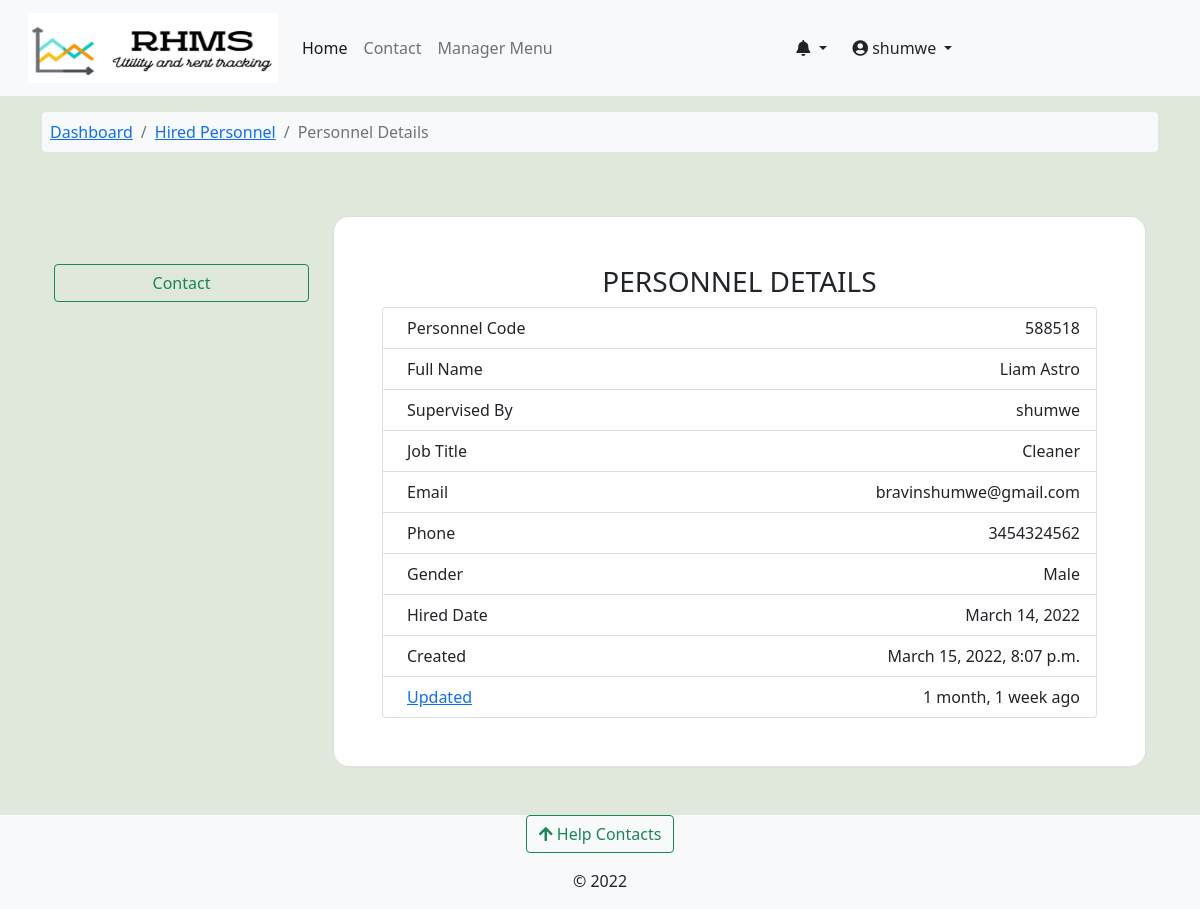
/work_order/hired_personnel_details/niagra-bumnsd-sd-djks/588518/ (signed in), run on the app's committed database.
### accounts/models.py (models this page shows, shortened)
class User(AbstractUser):
    avatar = models.ImageField(upload_to=get_avatar_path, default='no-avatar.png')
    is_verified = models.BooleanField(default=False)
    is_tenant = models.BooleanField(default=False)
    is_manager = models.BooleanField(default=False)

class Managers(models.Model):
    VER_STATUS = [
    ('rv', 'Revoked'),
    ('pv', 'Pending Approval'),
    ('ap', 'Approved'),
    ]
    ID_WARNING = 'Must be a valid ID!'
    associated_account = models.OneToOneField(User, on_delete=models.CASCADE)
    fullname = models.CharField(max_length=100, null=True, blank=True)
    id_back = models.ImageField(upload_to=get_user_docs_path, help_text=ID_WARNING)
    id_front = models.ImageField(upload_to=get_user_docs_path, help_text=ID_WARNING)
    added_by = models.ForeignKey(User, on_delete=models.DO_NOTHING, related_name='added_by')
    active_phone_number = PhoneNumberField()
    whatsapp_number = models.CharField(max_length=14)
    status = models.CharField(max_length=3, choices=VER_STATUS, default='pv')
    created = models.DateTimeField(default=datetime.now)
    updated = models.DateTimeField(auto_now=True)
    def __str__(self):
        return f"{self.associated_account.username}"
    class Meta:
        verbose_name_plural = 'Managers'

### work_order/models.py (models this page shows, shortened)
class HiredPersonnel(models.Model):
    GENDER_CHOICES = [
        ('male', 'Male'),
        ('female', 'Female'),
    ]
    associated_account = models.OneToOneField(User, on_delete=models.CASCADE, null=True, blank=True)
    personnel_manager = models.ForeignKey(Managers, on_delete=models.CASCADE)
    personnel_code = models.CharField(max_length=9, unique=True, null=True, blank=True)
    full_name = models.CharField(max_length=100)
    job_title = models.CharField(max_length=55)
    personnel_email = models.EmailField(max_length=155)
    phone_number = models.CharField(max_length=15)
    id_number = models.CharField(max_length=15)
    gender = models.CharField(max_length=10, choices=GENDER_CHOICES)
    building = models.ForeignKey(Building, on_delete=models.CASCADE)
    hired_date = models.DateField()
    is_active = models.BooleanField(default=True)
    created = models.DateTimeField(default=datetime.now)
    updated = models.DateTimeField(auto_now=True)

### work_order/views.py (the view)
# urls.py: path('hired_personnel_details/<slug:building_slug>/<slug:p_code>/', views.hired_personnel_details, name='hired_personnel_details'),
def hired_personnel_details(request, building_slug, p_code):
    building = Building.objects.get(slug=building_slug)
    personnel = HiredPersonnel.objects.get(building=building, personnel_code=p_code)
    if request.method == 'POST':
        p_contact = PersonnelContactForm(request.POST)
        if p_contact.is_valid():
            p_contact.instance.personnel = personnel
            p_contact.save()
            contact = p_contact.instance
            subject = contact.subject
            template = 'work_order/email/contact_email.html'
            html_message = render_to_string(template,
                                            {'contact':contact,})
            from_email = DEFAULT_FROM_EMAIL
            to_email = contact.personnel.personnel_email
            message = EmailMessage(subject, html_message, from_email, [to_email])
            message.content_subtype = 'html'
            message.send()
            messages.success(request, 'Email sent successfully')
            return HttpResponseRedirect("")
    else:
        p_contact = PersonnelContactForm()
    context = {'building':building,'personnel':personnel,'p_contact':p_contact}
    return render(request, 'work_order/hired_personel_details.html', context)

### accounts/context_processors.py (called while the page is built)
def get_notifications(request):
    user = request.user
    if user.is_authenticated:
        notifications = UserNotifications.objects.filter(
            user_id=user).order_by('-created')[:7]
        return dict(notifications=notifications)
    else:
        return {'false': False}

### complaints/context_processors.py (called while the page is built)
def get_contacts(request):
    user = request.user
    if user.is_authenticated:
        if user.is_tenant:
            tenant = Tenants.objects.get(associated_account=user)
            building = Building.objects.get(id=tenant.rented_unit.building_id)
            contacts = HelpContacts.objects.filter(associated_building=building)
            return dict(contacts=contacts)
        elif user.is_manager:
            contacts = HelpContacts.objects.all()
            return dict(contacts=contacts)
        else:
            contacts = HelpContacts.objects.filter(make_publicly_available=True)
            return dict(contacts=contacts)
    else:
        contacts = HelpContacts.objects.filter(make_publicly_available=True)
        return dict(contacts=contacts)

### rental_property/context_processors.py (called while the page is built)
def my_managed_buildings(request):
    user_instance = request.user
    if user_instance.is_authenticated:
        manager_instance = Managers.objects.filter(associated_account=user_instance)[:1]
        managed_buildings = Building.objects.filter(manager=manager_instance)
        return dict(managed_buildings=managed_buildings)
    else:
        return {'False': False,}

### work_order/templates/work_order/hired_personel_details.html (shortened to what this page needs)
{% extends 'base.html' %}
{% load crispy_forms_tags %}
{% load humanize %}
{% block content %}
<nav class="container mt-3">
  <ol class="breadcrumb bg-light p-2 rounded-2">
      <li class="breadcrumb-item "><a href="{% url 'building-dashboard' building.slug %}">Dashboard</a></li>
      <li class="breadcrumb-item"><a href="{% url 'hired_personnel' building.slug %}"> Hired Personnel </a></li>
      <li class="breadcrumb-item active"> Personnel Details </li>
  </ol>
</nav>
<section class="mb-5 mt-5" style="background-color: #dfe8da;">
    <div class="container">
      <div class="row d-flex justify-content-center align-items-center h-100">
        <div class="row">
            <div class="col-sm-3">
              <div class="mt-5 mb-2 d-grid gap-2">
                <a data-bs-toggle="modal" data-bs-target="#contactBackdrop" class="btn btn-outline-success" type="button">Contact</a>
              </div>
            </div>
        <div class="col-sm-9">
          <div class="card shadow-2-strong" style="border-radius: 1rem;">
            <div class="card-body p-5">
                <h3 class="text-uppercase text-center"> Personnel Details </h3>
                <ul class="list-group">
                    <li class="list-group-item d-flex justify-content-between align-items-start">
                        <div class="ms-2 me-auto">Personnel Code</div>
                        <span>{{personnel.personnel_code}}</span>
                      </li>
                    <li class="list-group-item d-flex justify-content-between align-items-start">
                      <div class="ms-2 me-auto">
                        Full Name
                      </div>
                      <span> {{personnel.full_name}} </span>
                    </li>
                    <li class="list-group-item d-flex justify-content-between align-items-start">
                      <div class="ms-2 me-auto">Supervised By</div>
                      <span>{{personnel.personnel_manager}}</span>
                    </li>
                    <li class="list-group-item d-flex justify-content-between align-items-start">
                        <div class="ms-2 me-auto">Job Title</div>
                        <span>{{personnel.job_title}}</span>
                      </li>
                    <li class="list-group-item d-flex justify-content-between align-items-start">
                      <div class="ms-2 me-auto">Email</div>
                      <span> {{personnel.personnel_email}}</span>
                    </li>
                    <li class="list-group-item d-flex justify-content-between align-items-start">
                        <div class="ms-2 me-auto">Phone</div>
                        <span> {{personnel.phone_number}}</span>
                      </li>
                      <li class="list-group-item d-flex justify-content-between align-items-start">
                        <div class="ms-2 me-auto"> Gender </div>
                        <span> {{personnel.get_gender_display}}</span>
                      </li>
                      <li class="list-group-item d-flex justify-content-between align-items-start">
                        <div class="ms-2 me-auto"> Hired Date </div>
                        <span>  {{personnel.hired_date}}</span>
                      </li>
                      <li class="list-group-item d-flex justify-content-between align-items-start">
                        <div class="ms-2 me-auto"> Created </div>
                        <span>  {{personnel.created}}</span>
                      </li>
                      <li class="list-group-item d-flex justify-content-between align-items-start">
                        <div class="ms-2 me-auto"><a href="{% url 'update_hired_personnel' building.slug personnel.personnel_code %}" title='click to udate'> Updated </a></div>
                        <span>  {{personnel.updated|naturaltime}}</span>
                      </li>
                  </ul>
            </div>
        </div>
      </div>
    </div>
  </div>
</section>
  {% endblock %}

### templates/base.html (shortened to what this page needs)
<!doctype html>
<html lang="en">
  {% load static %}
  {% load i18n %}
  <head>
    {% load pwa %}
    <link href="https://cdn.jsdelivr.net/npm/bootstrap@5.0.2/dist/css/bootstrap.min.css" rel="stylesheet">
    <link type="text/css" href="{% static 'css/main.css' %}" rel="stylesheet">
    <link rel="stylesheet" href="https://cdnjs.cloudflare.com/ajax/libs/font-awesome/4.7.0/css/font-awesome.min.css">
    <link rel="stylesheet" href="https://pro.fontawesome.com/releases/v5.11.2/css/all.css">
  </head>
  <body class="d-flex flex-column min-vh-100" style="background-color: #dfe8da;">
    <nav class="navbar navbar-expand-lg navbar-light bg-light" aria-label="main-nav">
        <div class="container-fluid">
          <a class="navbar-brand align" href="{% url 'operational-buildings' %}">
                <div class="d-flex">
                    <div class="ms-3 d-flex flex-column">
                      <img src="{% static 'img/rhms_logo2.png' %}" alt="logo" width="250" height="70"/>
                    </div>
                </div>
            </a>
            <div class="collapse navbar-collapse" id="mynav">
                <ul class="navbar-nav mb-lg-0">
                    <li class="nav-item"> <a class="nav-link active" aria-current="page" href="{% url 'operational-buildings' %}">Home</a> </li>
                    <li class="nav-item"> <a class="nav-link" aria-current="page" href="{% url 'core:contact' %}">Contact</a> </li>
                    {% if user.is_manager %}
                    <li class="nav-item"> <a class="nav-link" data-bs-toggle="offcanvas" href="#hrmsCanvas" role="button" aria-controls="hrmsCanvas">Manager Menu</a> </li>
                    {% endif %}
                </ul>
                </div>
                {% if request.user.is_authenticated %}
                <div class="collapse navbar-collapse" id="mynav">
                  <div class="dropdown">
                    <a href="#" class="btn dropdown-toggle" type="button" id="messagesDrop" data-bs-toggle="dropdown" aria-haspopup="true" aria-expanded="false">
                      <em class="fas fa-bell"></em>
                    </a>
                      {% load humanize %}
                  </div>
                <div class="collapse navbar-collapse" id="mynav">
                  <div class="dropdown">
                    <a href="#" class="btn dropdown-toggle" type="button" id="dropdownMenuButton" data-bs-toggle="dropdown" aria-haspopup="true" aria-expanded="false">
                      <em class="fas fa-user-circle"></em> {{ request.user.username }}
                    </a>
                  </div>
                </div>
                {% endif %}
            </div>
    </nav>
    {% block content %}	{% endblock content%}
    <footer class="mt-auto bg-light">
      <div class="mb-3 text-center">
      <button class="btn btn-outline-success" type="button" data-bs-toggle="offcanvas" data-bs-target="#contactsOffcanvas" aria-controls="contactsOffcanvas"><em class="fas fa-arrow-upfas fa-arrow-up"></em> Help Contacts</button>
      </div>
      <div>
        <p class="text-center ">&copy; 2022</p>
  </footer>
  </body>
</html>

### staticfiles/css/main.css (style rules this page uses)
:root { --header-height: 3rem; --nav-width: 68px; --first-color-light: #AFA5D9; --white-color: #F7F6FB; --body-font: 'Nunito', sans-serif; --normal-font-size: 1rem; --z-fixed: 100 }

### data on the page
User: user.username "shumwe"
HiredPersonnel: personnel_code "588518", full_name "Liam Astro", personnel_manager "shumwe", job_title "Cleaner", personnel_email "bravinshumwe@gmail.com", phone_number "3454324562", gender "Male", hired_date "March 14, 2022", created "March 15, 2022, 8:07 p.m.", updated "1 month, 1 week ago"
